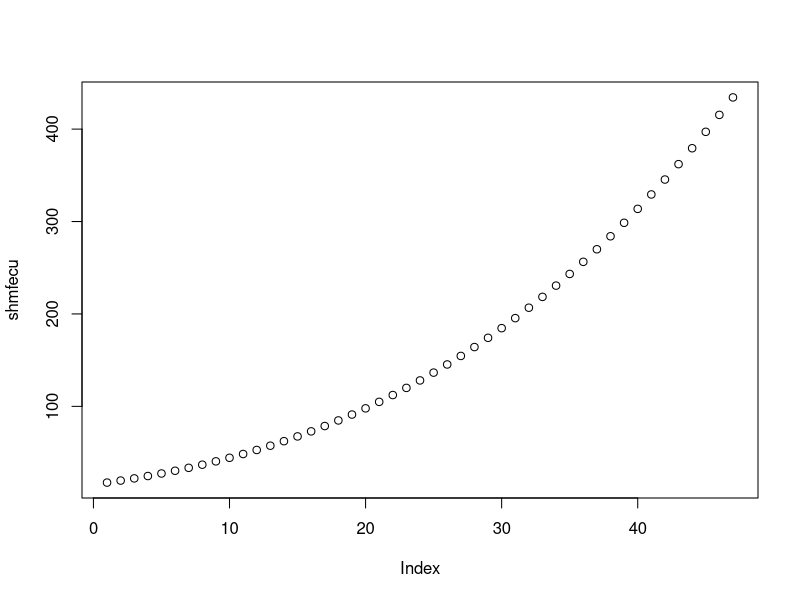

Write R code to recreate this figure.
#~             ,''''''''''''''.
#~~           +     USEPA      +
#~   >~',*> <   FISH TOXICITY   }
#~~           +   TRANSLATOR   +
#~             `..............'
#~~
#~  N. Pollesch - pollesch.nathan@epa.gov

## ------------------------------------ ##
## ------------------------------------ ##
## --- SPECIES PARAMETER DERIVATION --- ##
## ------- Template Version 1.1 ------- ##
## ------------------------------------ ##
## ------------------------------------ ##

#### GENERAL INFO ####
## This script contains information about the derivation of species specific model parameters
## This script is organized in 'code sections' which can be viewed in RStudio in the document outline.
## You can toggle the outline on/off with (Ctrl + shift + O) in RStudio version 2024.04.2
##
## Note for organization: Often data from literature doesn't fit neatly into the parameter
## id categories in utilized here.  Therefore, data/information/derivations can be included
## in either the general categories (e.g Growth, Survival or Reproduction) or parameter-specific sections.
##
## Note When editing: Please use two hashes '##' to distinguish notes/comments within code
## and single hash '#' to 'comment-out' any code from evaluation


#### Definitions ####
##### Parameter IDs ####
## Notes: These IDs, such as z_hatch, z_inf, etc., reference unique model
## parameters used to run the FishToxTranslator model.  Parameter information can
## be found by running the following command, using 'z_hatch' as the example:
# View(subset(FishToxTranslator::parameters_master,id=='z_hatch'))
##### Study IDs ####
## Notes: Study IDs are unique references to studies contained in the the Fish Species
## Life History Database.  Study IDs included in parameter derivation reference the
## database where results can be stored. Database entries also contain all references to
## source values for parameters used within derivations

#### Availability ####
## A version of this code is available via the FishToxTranslator GitHub online repository
## located at: https://github.com/USEPA/FTT-R/
## Or by contacting Nate Pollesch (pollesch.nathan@epa.gov)

##----END GENERAL INFO SECTION----##

#### SPECIES INFO ####

##### Cyprinodon variegatus ####
## Notes:
##### sheepshead minnow ####
## Notes:

##----END SPECIES INFO SECTION----###

#### PARAMETERS ####

#### Growth/Size ####
## General Notes on Growth/Size:

##### z_hatch ####
## Study IDs: 581
## Notes: Reported size at hatch
z_hatch_sheepsheadminnow <- 4

##### z_inf ####
## Study IDs: 580
## Notes: Reported upper length of range for unsexed/male fish via FishBase.org. Maximum lengths excluded
z_inf_sheepsheadminnow <- 73

##### k_g ####
## Study IDs: 563, 566
## Notes: Mean value for modeled populations of unsexed fish
k_g_sheepsheadminnow <- mean(c(0.013,0.014))

##### var_k_g ####
## Study IDs:
## Notes: Fitted to derive variance in k bounds based on size at a given time

# Set the parameters
k=k_g_sheepsheadminnow # Kappa (vB growth rate)
z0=z_hatch_sheepsheadminnow #Size at hatch (mm)
zinf=z_inf_sheepsheadminnow # Max Length (mm)

z_rat_mean=0.95 # Percent of growth to reach at mean growth
z_rat_max=0.99 # Percent of growth that can be reached by fastest fish in time for mean fish to reach z_rat_mean

VarianceK <- function( sigma_k , k = k_g_sheepsheadminnow , z0 = z_hatch_sheepsheadminnow , zinf = z_inf_sheepsheadminnow, zrat=0.95 , zratmax=0.99 ){
  
  # sigma_k = variance of k
  # k = growth rate (daily)
  
  TimeToZrat = ( log(1-z0/zinf)-log(1-zrat) )/ k
  krat_max = ( log(1-z0/zinf)-log(1-zratmax) )/ TimeToZrat
  
  
  k99 = qnorm( 0.99 , k , sigma_k )
  
  dif_k <- ( k99 - krat_max ) ^ 2
  
  return(dif_k)
  
}

## Run optimizer at default values VarianceK() function

# Set initial guess
sigma_iter <- 0.1
# Run optimizer at initial guess, lower bound of 0, upper bound of 100 (VERY high upper bound)
Otpt <- optimize(VarianceK , interval=c(0,100) , k=k_g_sheepsheadminnow, z0=z_hatch_sheepsheadminnow, zinf=z_inf_sheepsheadminnow, zrat=0.95, zratmax=0.99)
Otpt

# Convert from standard deviation to variance by squaring the output
k_variance<-Otpt$minimum^2
print(k_variance)

var_k_g_sheepsheadminnow <- k_variance

##### var_e_g ####
## Study IDs:
## Notes: Fitted to derive variance in k bounds based on size at a given time

# Set the parameters
k=k_g_sheepsheadminnow # Kappa (vB growth rate)
z0=z_hatch_sheepsheadminnow #Size at hatch (mm)
zinf=z_inf_sheepsheadminnow # Max Length (mm)

z_rat_mean=0.95 # Percent of growth to reach at mean growth
z_rat_max=0.99 # Percent of growth that can be reached by fastest fish in time for mean fish to reach z_rat_mean

VarianceK <- function( sigma_k , k = k_g_sheepsheadminnow , z0 = z_hatch_sheepsheadminnow , zinf = z_inf_sheepsheadminnow, zrat=0.95 , zratmax=0.99 ){
  
  # sigma_k = variance of k
  # k = growth rate (daily)
  
  TimeToZrat = ( log(1-z0/zinf)-log(1-zrat) )/ k
  krat_max = ( log(1-z0/zinf)-log(1-zratmax) )/ TimeToZrat
  
  
  k99 = qnorm( 0.99 , k , sigma_k )
  
  dif_k <- ( k99 - krat_max ) ^ 2
  
  return(dif_k)
  
}

## Run optimizer at default values VarianceK() function

# Set initial guess
sigma_iter <- 0.1
# Run optimizer at initial guess, lower bound of 0, upper bound of 100 (VERY high upper bound)
Otpt <- optimize(VarianceK , interval=c(0,100) , k=k_g_sheepsheadminnow, z0=z_hatch_sheepsheadminnow, zinf=z_inf_sheepsheadminnow, zrat=0.95, zratmax=0.99)
Otpt

# Convert from standard deviation to variance by squaring the output
k_variance<-Otpt$minimum^2
print(k_variance)

var_e_g_sheepsheadminnow <- k_variance

##### dd_g ####
## Study IDs:
## Notes:

##### allo_slope ####
## Study IDs: 545, 551, 564
## Notes: Mean for all study values for wild and modeled populations of unsexed fish. 
allo_slope_sheepsheadminnow <- mean(c(3.06, 3.35, 3.27))

##### allo_intercept ####
## Study IDs: 546, 553, 565
## Notes: Mean for all study values for wild and modeled populations of unsexed fish.. Intercept values were converted from cm to mm. 
allo_intercept_sheepsheadminnow <- mean(c((0.02188/(10^3.06)), (0.0087/(10^3.27)), (0.023/(10^3.35))))

##----END Growth/Size SECTION----##

#### Survival ####
## Notes on survival:

##### s_min ####
## Study IDs: 536, 537, 549, 560
## Notes: Mean value for hatchling and larval fish only (<30 dph)
s_min_sheepsheadminnow <- mean(c((.78^(1/28)), (.933^(1/4)), (.562^(1/3)), (.96^(1/24))))

##### s_max ####
## Study IDs: 567
## Notes: Survival max is calculated as 99.999% chance of mortality at the average lifespan. Mean value for reported lifespan for wild, unsexed fish is 3 years old.
s_max_sheepsheadminnow <- .001^(1/(3*365.25))

##### s_a ####
## Study IDs:
## Notes:  fitted using z_repo, s_min, and s_max to have the curve rise at the juvenile to adult transition size and plateau at z_repro 
s_a_sheepsheadminnow <- 1

##### s_b ####
## Study IDs:
## Notes: fitted using z_repo, s_min, and s_max to start curve at the juvenile to adult transition size
s_b_sheepsheadminnow <- 25

##----END Survival SECTION----##

#### Reproduction ####
## Notes on reproduction:

##### post_spawning_mortality ####
## Study IDs:
## Notes:In reproductive studies no post spawning mortality was noted, assumed that post_spawning_mortality is 0 
post_spawning_mortality_sheepsheadminnow <- 0

##### z_repro ####
## Study IDs: 862
## Notes: Reported size at maturation for females in lab from a captive breeding colony
z_repro_sheepsheadminnow <- 27 

##### sex_ratio ####
## Study IDs:
## Notes: In reproductive studies no skewed sex ratios were noted, assumed that sex_ratio is .5
sex_ratio_sheepsheadminnow <- 0.5

##### fecu_slope ####
## Study IDs: 836, 545, 551, 564
## Notes: NLS fitted using eggs per female per unit of body weight and allometry. Assumed that fish will spawn three times per year, given that average spawning output is 100-300 eggs per spawn. 

#Plotting relationship of mass to eggs/spawn from SID 836
x<-(27:73) #Reproductively mature size range

#allometric function for eggs per female per unit of body weight
shmfecu <- ((0.00001906 * (x^3.22667))* 66.441 ) / 3

## Create data sets for fitting
shmdata<- data.frame(x = x, y = (shmfecu))

indvshmdata<-data.frame(x=c(39,34),y=c(232.54,140)) # more data

shm.data.all<- rbind(shmdata, indvshmdata)

nlc <- nls.control(maxiter = 10000)
log_fit <- nls(y ~ a*x^b, control=nlc, data = shm.data.all, start = list(a = 1, b = 1))
log_fit  #a~0.001037   b~3.012222 

fecu_slope_sheepsheadminnow <- 3.012222 

##### fecu_intercept ####
## Study IDs: 836, 546, 552, 565
## Notes:NLS fitted using eggs per female per unit of body weight and allometry. Assumed that fish will spawn three times per year, given that average spawning output is 100-300 eggs per spawn. 

#Plotting relationship of mass to eggs/spawn from Rutter er al., 2012 (See Life History DB)
x<-(27:73) #Reproductively mature size range

#allometric function for eggs per female per unit of body weight per spawn
shmfecu <- ((0.00001906 * (x^3.22667))* 66.441 ) / 3
plot(shmfecu)

## Create data sets for fitting
shmdata<- data.frame(x = x, y = (shmfecu))

indvshmdata<-data.frame(x=c(39,34),y=c(232.54,140)) # more data

shm.data.all<- rbind(shmdata, indvshmdata)

nlc <- nls.control(maxiter = 10000)
log_fit <- nls(y ~ a*x^b, control=nlc, data = shm.data.all, start = list(a = 1, b = 1))
log_fit #a~0.001037   b~3.012222   

fecu_intercept_sheepsheadminnow <- 0.001037 

##### hatch_rate ####
## Study IDs: 550
## Notes: Reported value
hatch_rate_sheepsheadminnow <- .675

##### spawn_int ####
## Study IDs: 573, 583
## Notes: Midpoint for reported interval of both studies 
spawn_int_sheepsheadminnow <- 4

##### spawns_max_season ####
## Study IDs: 885
## Notes: Fish were only noted to "spawn several times during the season..." From average eggs per spawn and absolute fecundity, 3 spawns can be assumed. 
spawns_max_season_sheepsheadminnow <- 3 

##### repro_start ####
## Study IDs: 572
## Notes: Ordinal date for 1 May. Summer spawning period for northern extent of range, FL, USA
repro_start_sheepsheadminnow <- 121

##### repro_end ####
## Study IDs: 571
## Notes: Ordinal date for 1 September. Summer spawning period for northern extent of range, FL, USA.
repro_end_sheepsheadminnow <- 245

##----END Reproduction SECTION ----##

##----END PARAMETERS SECTION----##

#### ADDITIONAL INFO ####
## Notes:

##----END ADDITIONAL INFO SECTION ----##
